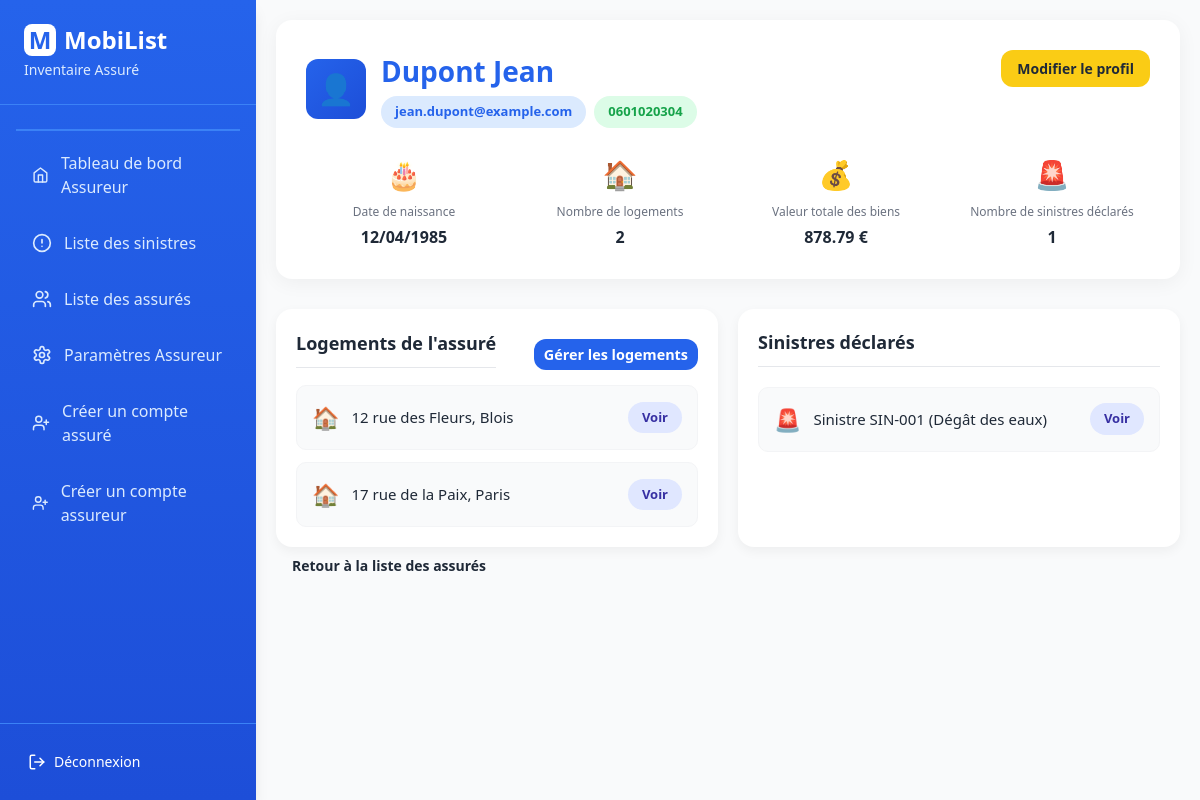
Page /detail_assure/1 (signed in) on the committed database.
### monApp/database/assure.py (models this page shows, shortened)
class Assure(db.Model, UserMixin):
    __tablename__ = 'assure'
    id_assure = db.Column(db.Integer, primary_key=True)
    nom = db.Column(db.String(100))
    prenom = db.Column(db.String(100))
    date_naissance = db.Column(db.String(100))
    email = db.Column(db.String(100), db.ForeignKey('user.Login'), unique=True)
    mdp_assure = db.Column(db.String(255), nullable=False)
    telephone = db.Column(db.String(20))
    id_assureur = db.Column(db.Integer, db.ForeignKey('assureur.id_assureur'), nullable=False)
    logements = db.relationship('Logement', secondary=possede, backref=db.backref('assures', lazy='subquery'), lazy='subquery')

### monApp/database/logement.py (models this page shows, shortened)
class Logement(db.Model):
    __tablename__ = 'logement'
    id_logement = db.Column(db.Integer, primary_key=True)
    nom_logement = db.Column(db.String(100))
    adresse = db.Column(db.String(255), nullable=False, unique=True)
    type_logement = db.Column(db.String(50))
    surface = db.Column(db.Numeric(10,2))
    description = db.Column(db.Text)
    pieces = db.relationship('Piece', backref='logement', lazy='subquery', cascade="all, delete-orphan")
    sinistres = db.relationship('Sinistre', backref='logement', lazy=True)
    justificatifs = db.relationship('Justificatif', secondary=justifie, backref=db.backref('logements', lazy='subquery'), lazy='subquery')
    assureurs = db.relationship('Assureur', secondary=couvre, back_populates='logements_couverts', lazy='subquery')

### monApp/database/sinistre.py (models this page shows, shortened)
class Sinistre(db.Model):
    __tablename__ = 'sinistre'
    id_sinistre = db.Column(db.Integer, primary_key=True)
    date_sinistre = db.Column(db.Date, nullable=False)
    type_sinistre = db.Column(db.String(100))
    description = db.Column(db.Text)
    montant_estime = db.Column(db.Numeric(10,2))
    montant_final = db.Column(db.Numeric(10, 2), nullable=True)
    numero_sinistre = db.Column(db.String(50), unique=True, nullable=False)
    date_declaration = db.Column(db.Date, nullable=False, default=date.today)
    statut = db.Column(db.String(50), nullable=False, default='Déclaré')
    id_logement = db.Column(db.Integer, db.ForeignKey('logement.id_logement'), nullable=False)

### monApp/views.py (the view)
@app.route('/detail_assure/<int:id>')
@login_required
def detail_assure(id):
    if not current_user.assureur_profile:
        flash("Accès non autorisé.", "danger")
        return redirect(url_for('login'))
    assure = Assure.query.get_or_404(id)
    total_valeur_biens = 0.0
    if assure.date_naissance:
        if isinstance(assure.date_naissance, str):
            try:
                assure.date_naissance = datetime.datetime.strptime(assure.date_naissance, '%Y-%m-%d').date()
            except ValueError:
                assure.date_naissance = None
    sinistres = []
    for logement in assure.logements:
        sinistres.extend(logement.sinistres)
        for piece in logement.pieces:
            for bien in piece.biens:
                if bien.valeur_actuelle is not None:
                    try:
                        total_valeur_biens += float(bien.valeur_actuelle)
                    except (ValueError, TypeError):
                        pass
    return render_template('assureur/detail_assure.html', assure=assure, total_valeur_biens=total_valeur_biens, sinistres=sinistres)

### monApp/database/user.py (called while the page is built)
    @property
    def is_assureur(self):
        return self.assureur_profile is not None

### monApp/views.py (called while the page is built)
@login_manager.user_loader
def load_user(user_id):
    return User.query.get(user_id)

### monApp/templates/assureur/detail_assure.html (shortened to what this page needs)
{% extends "base.html" %}
{% block head %}
<link rel="stylesheet" href="{{ url_for('static', filename='css/detail.css') }}">
{% endblock %}
{% block content %}
<div class="container">
    <div class="header-card">
        <div class="header-top">
            <div class="title-section">
                <div class="icon-box">👤</div>
                <div class="title-text">
                    <h1>{{ assure.nom }} {{ assure.prenom }}</h1>
                    <div class="tags">
                        <span class="tag tag-blue">{{ assure.email }}</span>
                        <span class="tag tag-green">{{ assure.telephone or 'Non renseigné' }}</span>
                    </div>
                </div>
            </div>
            <div class="action-buttons">
                <a href="{{ url_for('modifier_infos_compte', id=assure.id_assure) }}" class="btn btn-warning">
                     Modifier le profil
                </a>
            </div>
        </div>
        <div class="info-grid">
            <div class="info-item">
                <div class="info-icon">🎂</div>
                <div class="info-label">Date de naissance</div>
                <div class="info-value">{{ assure.date_naissance.strftime('%d/%m/%Y') if assure.date_naissance else 'Non renseigné' }}</div>
            </div>
            <div class="info-item">
                <div class="info-icon">🏠</div>
                <div class="info-label">Nombre de logements</div>
                <div class="info-value">{{ assure.logements|length if assure.logements else 0 }}</div>
            </div>
            <div class="info-item">
                <div class="info-icon">💰</div>
                <div class="info-label">Valeur totale des biens</div>
                <div class="info-value">
                    {{ "%.2f"|format(total_valeur_biens) }} €
                </div>
            </div>
            <div class="info-item">
                <div class="info-icon">🚨</div>
                <div class="info-label">Nombre de sinistres déclarés</div>
                <div class="info-value">
                    {{ sinistres|length }}
                </div>
            </div>
        </div>
    </div>
    <div class="bottom-grid">
        <div class="media-card">
            <div style="display: flex; justify-content: space-between; align-items: center; margin-bottom: 15px;">
                <h2 style="margin: 0;">Logements de l'assuré</h2>
                <a href="{{ url_for('logements_assure', id_assure=assure.id_assure) }}" class="btn btn-primary" style="font-size: 0.9em; padding: 5px 10px;">
                    Gérer les logements
                </a>
            </div>
            {% if assure.logements %}
                <div class="logement-list">
                    {% for logement in assure.logements %}
                        <div class="logement-item">
                            <div class="logement-info">
                                <span class="logement-icon">🏠</span>
                                <span class="logement-name">{{ logement.adresse }}</span>
                            </div>
                            <a href="{{ url_for('view_logement_pieces', id=logement.id_logement) }}" class="view-btn">Voir</a>
                        </div>
                    {% endfor %}
                </div>
            {% else %}
                <div class="empty-state"><p>Aucun logement enregistré pour cet assuré.</p></div>
            {% endif %}
        </div>
        <div class="media-card">
            <h2>Sinistres déclarés</h2>
            {% if sinistres %}
                <div class="sinistre-list">
                    {% for sinistre in sinistres %}
                        <div class="sinistre-item">
                            <div class="sinistre-info">
                                <span class="sinistre-icon">🚨</span>
                                <span class="sinistre-name">Sinistre {{ sinistre.numero_sinistre }} ({{ sinistre.type_sinistre }})</span>
                            </div>
                            <a href="{{ url_for('detail_sinistre', id=sinistre.id_sinistre) }}" class="view-btn">Voir</a>
                        </div>
                    {% endfor %}
                </div>
            {% else %}
                <div class="empty-state"><p>Aucun sinistre déclaré par cet assuré.</p></div>
            {% endif %}
        </div>
    </div>
    <div class="back-button">
        <a href="{{ url_for('liste_assures') }}" class="btn btn-secondary">Retour à la liste des assurés</a>
    </div>
</div>
{% endblock %}

### monApp/static/css/detail.css (style rules this page uses)
* { margin: 0; padding: 0; box-sizing: border-box; }
body { font-family: 'Segoe UI', Tahoma, Geneva, Verdana, sans-serif; background-color: #f5f6fa; color: #1f2937; min-height: 100vh; }
.container { max-width: 1200px; margin: 0 auto; padding: 20px; }
.header-card { background-color: #fff; border-radius: 16px; padding: 30px; box-shadow: 0 4px 20px rgba(0, 0, 0, 0.05); margin-bottom: 20px; }
.header-top { display: flex; justify-content: space-between; flex-wrap: wrap; gap: 20px; align-items: flex-start; margin-bottom: 25px; }
.title-section { display: flex; align-items: center; gap: 15px; }
.icon-box { width: 60px; height: 60px; background: linear-gradient(135deg, #2563eb, #1d4ed8); border-radius: 12px; display: flex; justify-content: center; align-items: center; font-size: 30px; color: #fff; }
.title-text h1 { font-size: 28px; font-weight: 700; color: #2563eb; }
.tags { display: flex; gap: 8px; margin-top: 4px; }
.tag { padding: 6px 14px; border-radius: 20px; font-size: 13px; font-weight: 600; }
.tag-blue { background-color: #dbeafe; color: #2563eb; }
.tag-green { background-color: #dcfce7; color: #16a34a; }
.action-buttons { display: flex; gap: 12px; flex-wrap: wrap; }
.btn { padding: 8px 16px; border-radius: 12px; font-weight: 600; font-size: 14px; border: none; cursor: pointer; text-decoration: none; display: inline-flex; align-items: center; justify-content: center; transition: all 0.3s ease; }
.btn-warning { background-color: #facc15; color: #1f2937; }
.info-grid { display: grid; grid-template-columns: repeat(auto-fit, minmax(150px, 1fr)); gap: 20px; margin-top: 20px; }
.info-item { text-align: center; }
.info-icon { font-size: 28px; margin-bottom: 8px; }
.info-label { font-size: 12px; color: #6b7280; margin-bottom: 4px; }
.info-value { font-size: 16px; font-weight: 700; color: #1f2937; }
.bottom-grid { display: grid; grid-template-columns: repeat(auto-fit, minmax(300px, 1fr)); gap: 20px; margin-top: 30px; }
.media-card { background-color: #fff; border-radius: 16px; padding: 20px; box-shadow: 0 4px 12px rgba(0,0,0,0.05); }
.media-card h2 { font-size: 18px; font-weight: 600; color: #1f2937; margin-bottom: 20px; border-bottom: 1px solid #e5e7eb; padding-bottom: 10px; }
.media-card .btn-primary { background-color: #2563eb; color: white; padding: 12px; font-size: 15px; margin-top: 10px; }
.logement-list, .sinistre-list { display: flex; flex-direction: column; gap: 12px; }
.logement-item, .sinistre-item { display: flex; justify-content: space-between; align-items: center; padding: 15px; background-color: #f9fafb; border-radius: 10px; transition: all 0.3s ease; border: 1px solid #f3f4f6; }
.logement-info, .sinistre-info { display: flex; align-items: center; gap: 12px; }
.logement-icon, .sinistre-icon { font-size: 22px; color: #2563eb; }
.logement-name, .sinistre-name { font-size: 15px; font-weight: 500; color: #1f2937; }
.view-btn { padding: 6px 14px; background-color: #e0e7ff; color: #3730a3; border-radius: 20px; text-decoration: none; font-size: 13px; font-weight: 600; transition: background-color 0.2s; }

### rows in the picture
Assure: nom "Dupont", prenom "Jean", email "jean.dupont@example.com", telephone "0601020304", date_naissance "12/04/1985"
Logement: adresse "12 rue des Fleurs, Blois"
Logement: adresse "17 rue de la Paix, Paris"
Sinistre: numero_sinistre "SIN-001", type_sinistre "Dégât des eaux"

### other values in the picture
{{ assure.logements|length if assure.logements else 0 }} "2"
{{ "%.2f"|format(total_valeur_biens) }} "878.79"
{{ sinistres|length }} "1"
